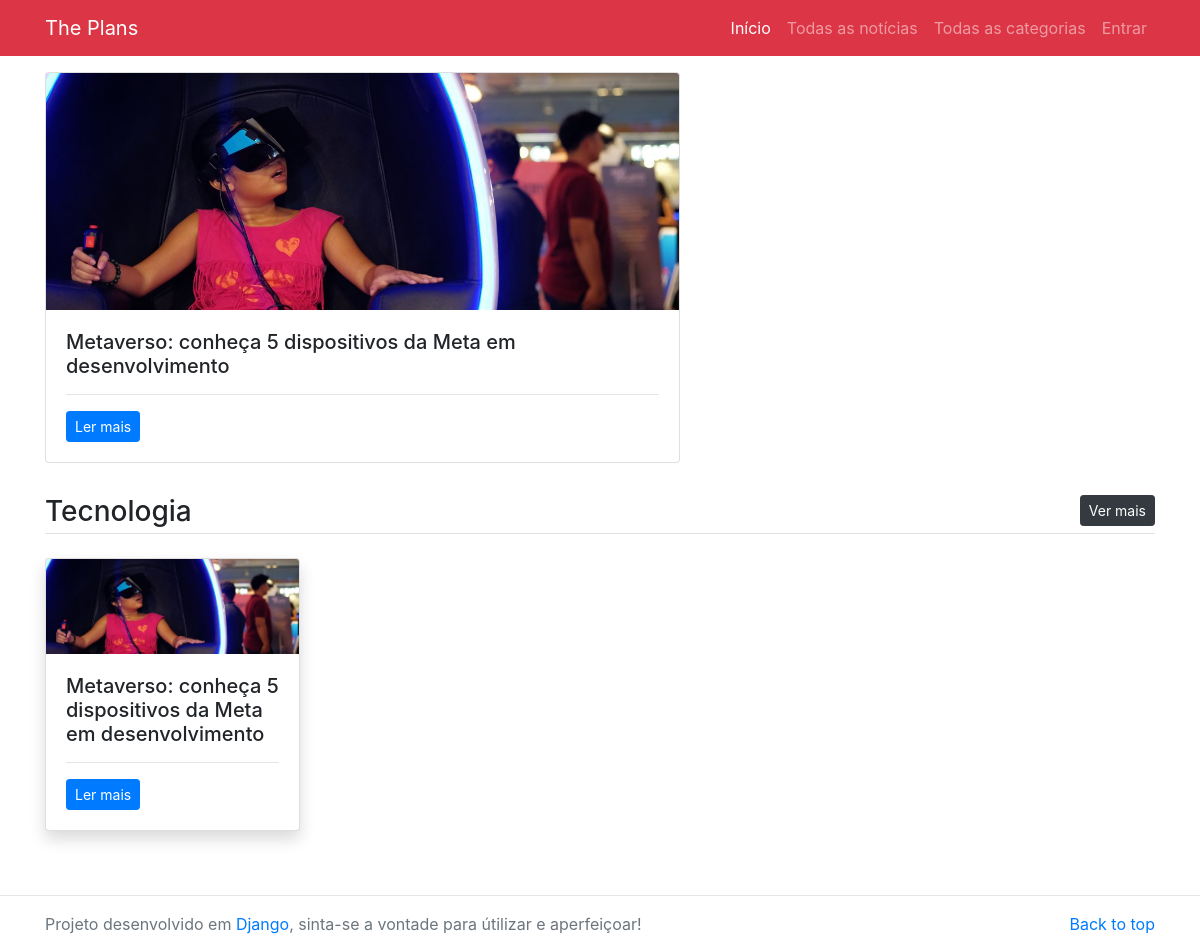
The page / on the database its author committed.
### main/models.py (models this page shows, shortened)
class News(models.Model):
    category=models.ForeignKey(Category,on_delete=models.CASCADE)
    title=models.CharField(max_length=300)
    image=models.ImageField(upload_to='imgs/')
    detail=models.TextField()
    add_time=models.DateTimeField(auto_now_add=True)
    class Meta:
        verbose_name_plural='News'

class Category(models.Model):
    title=models.CharField(max_length=200)
    category_image=models.ImageField(upload_to='imgs/')
    class Meta:
        verbose_name_plural='Categories'

### main/views.py (the view)
# urls.py: path('',views.home,name='home'),
def home(request):
    first_news = News.objects.first()
    three_news = News.objects.all()[1:3]
    three_categories = Category.objects.all()[0:3]
    return render(request, 'home.html', {
        'first_news':first_news,
        'three_news':three_news,
        'three_categories':three_categories
    })

### main/templates/home.html (shortened to what this page needs)
{% extends 'base.html' %}
{% block content %}
<main class="container mt-3 mb-5">
	<div class="row my-3">
		<div class="col-md-7">
			<div class="card mb-3">
			  <img src="media/{{first_news.image}}" class="card-img-top" alt="{{first_news.title}}">
			  <div class="card-body">
			    <h5 class="card-title">{{first_news.title}}</h5>
			    <hr/>
			    <p class="card-text"><a href="/detail/{{first_news.id}}" class="btn btn-sm btn-primary">Ler mais</a></p>
			  </div>
			</div>
		</div>
		<div class="col-md-5" style="max-height: 450px; overflow: auto;">
		</div>
	</div>
	{% for category in three_categories %}
	<h3 class="border-bottom pb-1">{{category.title}} <a href="/category/{{category.id}}" class="float-right btn btn-sm btn-dark">Ver mais</a></h3>
	<div class="row my-4">
		{% for news in category.news_set.all %}
			{% if forloop.counter < 5 %}
			<div class="col-md-3">
				<div class="card mb-3 shadow">
				<img src="/media/{{news.image}}" class="card-img-top" alt="{{news.title}}">
				<div class="card-body">
					<h5 class="card-title">{{news.title}}</h5>
					<hr/>
					<p class="card-text"><a href="#" class="btn btn-sm btn-primary">Ler mais</a></p>
				</div>
				</div>
			</div>
			{% endif %}
		{% endfor %}
	</div>
	{% endfor %}
</main>
{% endblock %}

### rows shown on the page
News: image (picture), title "Metaverso: conheça 5 dispositivos da Meta em desenvolvimento"
Category: title "Tecnologia"
